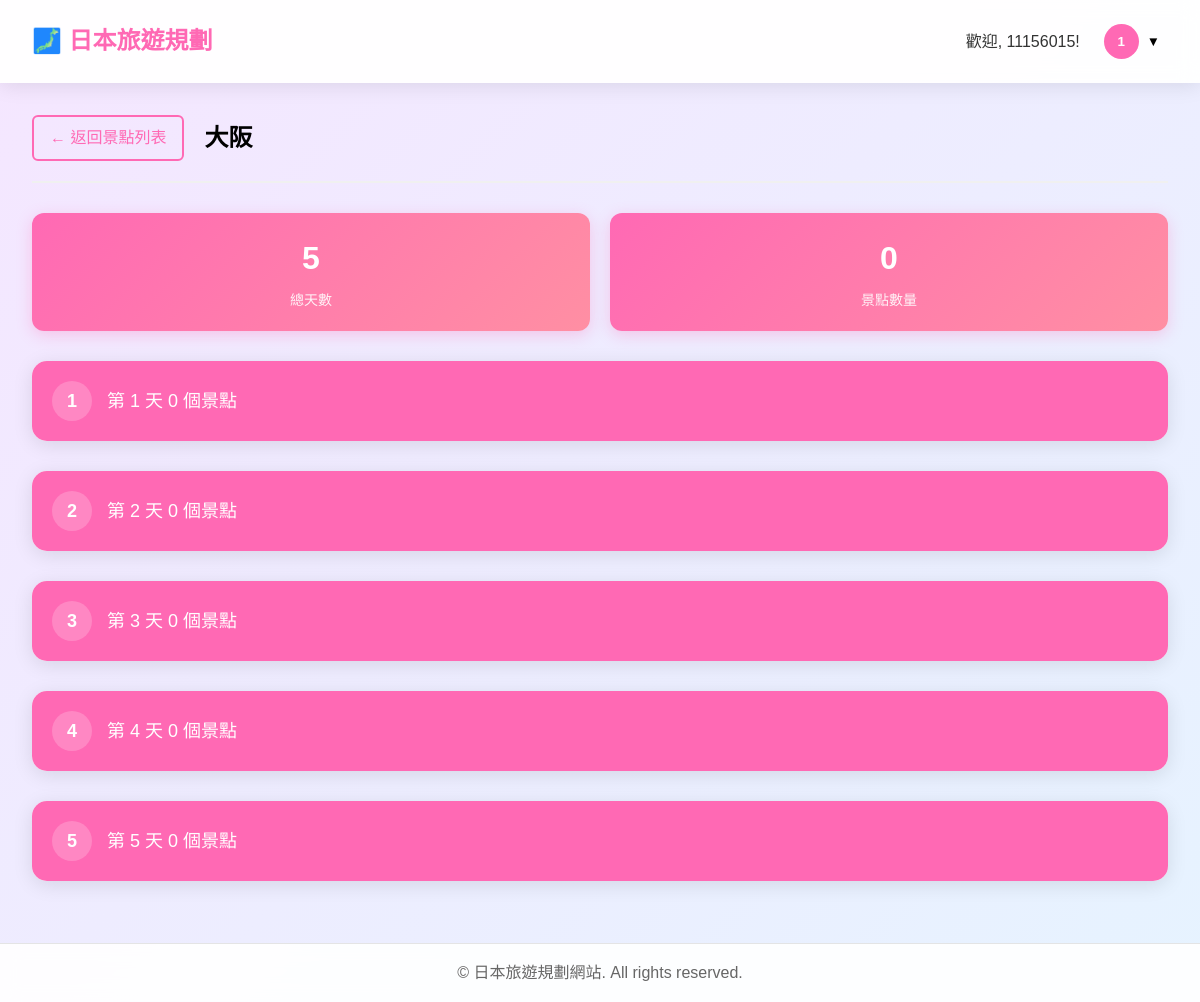
The page /trip/edit/6/ (signed in) on the database its author committed.
### travel/models.py (models this page shows, shortened)
class Trip(models.Model):
    user = models.ForeignKey(User, on_delete=models.CASCADE, verbose_name='使用者')
    trip_name = models.CharField(max_length=200, verbose_name='旅程名稱')
    description = models.TextField(blank=True, verbose_name='描述')
    start_time = models.DateTimeField(verbose_name='開始時間')
    end_time = models.DateTimeField(verbose_name='結束時間')
    class Meta:
        ordering = ['-start_time']
        verbose_name = '旅程'
        verbose_name_plural = '旅程'
    @property
    def duration_days(self):
        return (self.end_time.date() - self.start_time.date()).days + 1

class Itinerary(models.Model):
    trip = models.ForeignKey(Trip, on_delete=models.CASCADE, verbose_name='旅程')
    itinerary_name = models.CharField(max_length=200, verbose_name='行程名稱')
    date = models.DateField(verbose_name='日期')
    attractions = models.ManyToManyField(Attraction, through='ItineraryAttraction', verbose_name='景點')
    start_time = models.TimeField(verbose_name='開始時間')
    end_time = models.TimeField(verbose_name='結束時間')
    class Meta:
        ordering = ['date', 'start_time']
        verbose_name = '行程'
        verbose_name_plural = '行程'

### travel/views.py (the view)
# urls.py: path('trip/edit/<int:trip_id>/', views.edit_trip_view, name='edit_trip'),
@login_required
def edit_trip_view(request, trip_id):
    trip = get_object_or_404(Trip, id=trip_id, user=request.user)
    itineraries = Itinerary.objects.filter(trip=trip).order_by('date', 'start_time')
    total_attractions = sum(itinerary.attractions.count() for itinerary in itineraries)
    trip_days = list(range(1, trip.duration_days + 1))
    context = {
        'trip': trip,
        'itineraries': itineraries,
        'total_attractions': total_attractions,
        'trip_days': trip_days,
    }
    return render(request, 'travel/edit_trip.html', context)

### templates/travel/edit_trip.html (shortened to what this page needs)
{% extends 'base.html' %}
{% block content %}
<div class="container">
    <div class="edit-trip-header">
        <a href="{% url 'travel:home' %}" class="back-btn">← 返回景點列表</a>
        <h2>{{ trip.trip_name }}</h2>
    </div>
    <div class="trip-overview">
        <div class="overview-cards">
            <div class="overview-card">
                <div class="card-number">{{ trip.duration_days }}</div>
                <div class="card-label">總天數</div>
            </div>
            <div class="overview-card">
                <div class="card-number">{{ total_attractions }}</div>
                <div class="card-label">景點數量</div>
            </div>
        </div>
    </div>
    <div class="trip-timeline">
        {% for itinerary in itineraries %}
        <div class="day-section">
            <div class="day-header">
                <div class="day-number">{{ forloop.counter }}</div>
                <div class="day-title">第 {{ forloop.counter }} 天 {{ itinerary.attractions.count }} 個景點</div>
            </div>
        </div>
        {% empty %}
        <div class="no-attractions">
            <p>這個行程還沒有添加任何景點</p>
            <a href="{% url 'travel:home' %}" class="add-attractions-btn">添加景點</a>
        </div>
        {% endfor %}
    </div>
</div>
{% endblock %}

### templates/base.html (shortened to what this page needs)
<!DOCTYPE html>
<html lang="zh-TW">
<head>
    {% load static %}
    <link rel="stylesheet" href="{% static 'css/style.css' %}">
</head>
<body>
    <nav class="navbar">
        <div class="nav-container">
            <div class="nav-brand">
                <a href="{% url 'travel:home' %}">🗾 日本旅遊規劃</a>
            </div>
            <div class="nav-menu">
                {% if user.is_authenticated %}
                    <div class="nav-user">
                        <span class="welcome-text">歡迎, {{ user.username }}!</span>
                        <div class="user-dropdown">
                            <button class="dropdown-btn">
                                <div class="user-avatar">{{ user.username|first|upper }}</div>
                                <span>▼</span>
                            </button>
                        </div>
                    </div>
                {% else %}
                    <div class="nav-auth">
                        <a href="{% url 'travel:login' %}" class="login-btn">登入</a>
                        <a href="{% url 'travel:register' %}" class="register-btn">註冊</a>
                    </div>
                {% endif %}
            </div>
        </div>
    </nav>
    <main class="main-content">
        {% block content %}{% endblock %}
    </main>
    <footer class="footer">
        <div class="footer-content">
            <p>&copy; 日本旅遊規劃網站. All rights reserved.</p>
        </div>
    </footer>
</body>
</html>

### static/css/style.css (style rules this page uses)
* { margin: 0; padding: 0; box-sizing: border-box; }
body { font-family: 'Microsoft JhengHei', Arial, sans-serif; background: linear-gradient(135deg, #f5e6ff, #e6f3ff); min-height: 100vh; line-height: 1.6; }
.navbar { background: rgba(255, 255, 255, 0.95); backdrop-filter: blur(10px); box-shadow: 0 2px 20px rgba(0, 0, 0, 0.1); position: sticky; top: 0; z-index: 1000; }
.nav-container { max-width: 1200px; margin: 0 auto; display: flex; justify-content: space-between; align-items: center; padding: 1rem 2rem; }
.nav-brand a { font-size: 1.5rem; font-weight: bold; color: #ff69b4; text-decoration: none; }
.nav-menu { display: flex; align-items: center; gap: 1rem; }
.nav-user { display: flex; align-items: center; gap: 1rem; }
.welcome-text { color: #333; font-weight: 500; }
.user-dropdown { position: relative; }
.dropdown-btn { display: flex; align-items: center; gap: 0.5rem; background: none; border: none; cursor: pointer; padding: 0.5rem; border-radius: 8px; transition: background 0.3s ease; }
.user-avatar { width: 35px; height: 35px; border-radius: 50%; background: #ff69b4; color: white; display: flex; align-items: center; justify-content: center; font-weight: bold; }
.main-content { flex: 1; padding: 2rem 0; }
.container { max-width: 1200px; margin: 0 auto; padding: 0 2rem; }
.footer { background: rgba(255, 255, 255, 0.9); backdrop-filter: blur(10px); border-top: 1px solid rgba(0, 0, 0, 0.1); padding: 1rem 0; margin-top: auto; }
.footer-content { max-width: 1200px; margin: 0 auto; text-align: center; color: #666; padding: 0 2rem; }

### templates/travel/edit_trip.html (style rules this page uses)
.edit-trip-header { display: flex; align-items: center; gap: 20px; margin-bottom: 30px; padding-bottom: 20px; border-bottom: 2px solid #f0f0f0; }
.back-btn { color: #ff69b4; text-decoration: none; font-weight: 500; padding: 8px 16px; border: 2px solid #ff69b4; border-radius: 6px; transition: all 0.3s ease; }
.trip-overview { margin-bottom: 30px; }
.overview-cards { display: grid; grid-template-columns: repeat(auto-fit, minmax(150px, 1fr)); gap: 20px; margin-bottom: 30px; }
.overview-card { background: linear-gradient(135deg, #ff69b4, #ff8fa3); color: white; padding: 20px; border-radius: 12px; text-align: center; box-shadow: 0 4px 15px rgba(255, 105, 180, 0.3); }
.card-number { font-size: 32px; font-weight: bold; margin-bottom: 5px; }
.card-label { font-size: 14px; opacity: 0.9; }
.day-section { margin-bottom: 30px; background: white; border-radius: 15px; overflow: hidden; box-shadow: 0 4px 20px rgba(0, 0, 0, 0.1); }
.day-header { background: #ff69b4; color: white; padding: 20px; display: flex; align-items: center; gap: 15px; }
.day-number { width: 40px; height: 40px; background: rgba(255, 255, 255, 0.2); border-radius: 50%; display: flex; align-items: center; justify-content: center; font-weight: bold; font-size: 18px; }
.day-title { font-size: 18px; font-weight: 500; }

### rows shown on the page
Trip: trip_name "大阪", duration_days "5"
Itinerary: attractions.count "0"
Itinerary: attractions.count "0"
Itinerary: attractions.count "0"
Itinerary: attractions.count "0"
Itinerary: attractions.count "0"

### other values the page prints
{{ user.username }} "11156015"
{{ user.username|first|upper }} "1"
{{ total_attractions }} "0"
